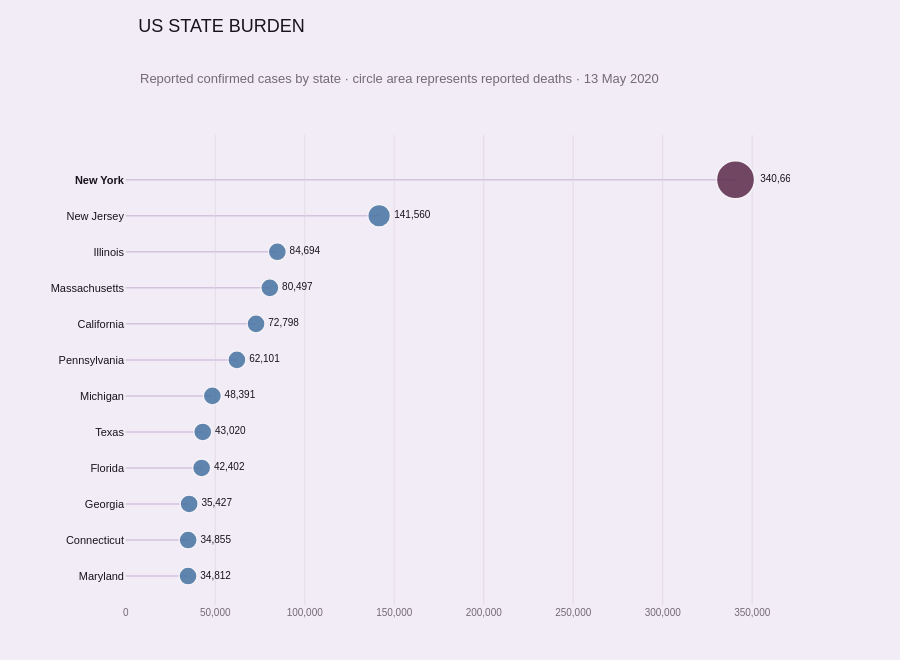

Notebook cell for this chart:
### Code cell
# -------------------------------------------------------------------
# US state burden profile
# Position = reported confirmed cases
# Bubble area = reported deaths
# Historical snapshot: 13 May 2020
# -------------------------------------------------------------------

top_states = (
    state_summary
    .head(12)
    .sort_values("confirmed")
    .copy()
)

# Bubble area is proportional to reported deaths.
max_deaths = max(top_states["deaths"].max(), 1)

size_ref = (
    2.0 * max_deaths
    / (38 ** 2)
)

# Highlight New York because it dominated the historical snapshot.
point_colors = [
    PALETTE["deep_plum"]
    if state == "New York"
    else PALETTE["confirmed"]
    for state in top_states["province_state"]
]

# Slightly emphasize New York in the state labels as well.
state_labels = [
    f"<b>{state}</b>"
    if state == "New York"
    else state
    for state in top_states["province_state"]
]


fig = go.Figure()


# Fine horizontal guide lines create a ranked "signal field".
for _, row in top_states.iterrows():
    fig.add_shape(
        type="line",
        x0=0,
        x1=row["confirmed"],
        y0=row["province_state"],
        y1=row["province_state"],
        xref="x",
        yref="y",
        line=dict(
            color="rgba(167, 139, 191, 0.42)",
            width=1.5,
        ),
        layer="below",
    )


# State markers
fig.add_trace(
    go.Scatter(
        x=top_states["confirmed"],
        y=top_states["province_state"],
        mode="markers+text",

        marker=dict(
            size=top_states["deaths"],
            sizemode="area",
            sizeref=size_ref,
            sizemin=9,
            color=point_colors,
            opacity=0.82,
            line=dict(
                color=PALETTE["paper"],
                width=1.4,
            ),
        ),

        text=top_states["confirmed"].map(
            lambda x: f"{x:,.0f}"
        ),

        textposition="middle right",

        textfont=dict(
            family="Arial",
            size=10,
            color=PALETTE["ink"],
        ),

        customdata=top_states[
            ["deaths"]
        ].values,

        hovertemplate=(
            "<b>%{y}</b><br><br>"
            "Confirmed cases: %{x:,.0f}<br>"
            "Reported deaths: %{customdata[0]:,.0f}"
            "<extra></extra>"
        ),

        showlegend=False,
    )
)


fig.update_layout(
    title=dict(
        text="US STATE BURDEN",
        x=0.02,
        xref="paper",
        xanchor="left",
        y=0.97,
        yanchor="top",
        font=dict(
            family="Arial",
            size=18,
            color=PALETTE["ink"],
        ),
    ),

    paper_bgcolor=PALETTE["panel_lilac"],
    plot_bgcolor=PALETTE["panel_lilac"],

    height=660,

    margin=dict(
        l=125,
        r=110,
        t=135,
        b=55,
    ),

    font=dict(
        family="Arial",
        color=PALETTE["ink"],
    ),
)


# Editorial subtitle
fig.add_annotation(
    text=(
        "Reported confirmed cases by state · "
        "circle area represents reported deaths · "
        "13 May 2020"
    ),
    x=0.02,
    y=1.10,
    xref="paper",
    yref="paper",
    xanchor="left",
    yanchor="bottom",
    showarrow=False,
    font=dict(
        family="Arial",
        size=13,
        color=PALETTE["muted"],
    ),
)


fig.update_xaxes(
    title="",
    showgrid=True,
    gridcolor=PALETTE["grid"],
    gridwidth=0.7,
    zeroline=False,
    tickformat=",",
    tickfont=dict(
        size=10,
        color=PALETTE["muted"],
    ),
)


fig.update_yaxes(
    title="",
    showgrid=False,
    tickmode="array",
    tickvals=top_states["province_state"],
    ticktext=state_labels,
    tickfont=dict(
        size=11,
        color=PALETTE["ink"],
    ),
)


fig.show()

### Figure 1 — Plotly figure (JSON) as saved in the notebook; plotly's stock layout.template omitted (floating-point values rounded to 4 significant figures)
{"data": [{"customdata": [[1809], [3125], [1517], [1827], [1172], [4714], [4094], [2957], [5315], [3792], [9714], [27477]], "hovertemplate": "<b>%{y}</b><br><br>Confirmed cases: %{x:,.0f}<br>Reported deaths: %{customdata[0]:,.0f}<extra></extra>", "marker": {"color": ["#3F6FA0", "#3F6FA0", "#3F6FA0", "#3F6FA0", "#3F6FA0", "#3F6FA0", "#3F6FA0", "#3F6FA0", "#3F6FA0", "#3F6FA0", "#3F6FA0", "#552244"], "line": {"color": "#F7F4F7", "width": 1.4}, "opacity": 0.82, "size": [1809, 3125, 1517, 1827, 1172, 4714, 4094, 2957, 5315, 3792, 9714, 27477], "sizemin": 9, "sizemode": "area", "sizeref": 38.06}, "mode": "markers+text", "showlegend": false, "text": ["34,812", "34,855", "35,427", "42,402", "43,020", "48,391", "62,101", "72,798", "80,497", "84,694", "141,560", "340,661"], "textfont": {"color": "#17131F", "family": "Arial", "size": 10}, "textposition": "middle right", "type": "scatter", "x": [34812, 34855, 35427, 42402, 43020, 48391, 62101, 72798, 80497, 84694, 141560, 340661], "y": ["Maryland", "Connecticut", "Georgia", "Florida", "Texas", "Michigan", "Pennsylvania", "California", "Massachusetts", "Illinois", "New Jersey", "New York"]}], "layout": {"annotations": [{"font": {"color": "#746A78", "family": "Arial", "size": 13}, "showarrow": false, "text": "Reported confirmed cases by state · circle area represents reported deaths · 13 May 2020", "x": 0.02, "xanchor": "left", "xref": "paper", "y": 1.1, "yanchor": "bottom", "yref": "paper"}], "font": {"color": "#17131F", "family": "Arial"}, "height": 660, "margin": {"b": 55, "l": 125, "r": 110, "t": 135}, "paper_bgcolor": "#F2ECF6", "plot_bgcolor": "#F2ECF6", "shapes": [{"layer": "below", "line": {"color": "rgba(167, 139, 191, 0.42)", "width": 1.5}, "type": "line", "x0": 0, "x1": 34812, "xref": "x", "y0": "Maryland", "y1": "Maryland", "yref": "y"}, {"layer": "below", "line": {"color": "rgba(167, 139, 191, 0.42)", "width": 1.5}, "type": "line", "x0": 0, "x1": 34855, "xref": "x", "y0": "Connecticut", "y1": "Connecticut", "yref": "y"}, {"layer": "below", "line": {"color": "rgba(167, 139, 191, 0.42)", "width": 1.5}, "type": "line", "x0": 0, "x1": 35427, "xref": "x", "y0": "Georgia", "y1": "Georgia", "yref": "y"}, {"layer": "below", "line": {"color": "rgba(167, 139, 191, 0.42)", "width": 1.5}, "type": "line", "x0": 0, "x1": 42402, "xref": "x", "y0": "Florida", "y1": "Florida", "yref": "y"}, {"layer": "below", "line": {"color": "rgba(167, 139, 191, 0.42)", "width": 1.5}, "type": "line", "x0": 0, "x1": 43020, "xref": "x", "y0": "Texas", "y1": "Texas", "yref": "y"}, {"layer": "below", "line": {"color": "rgba(167, 139, 191, 0.42)", "width": 1.5}, "type": "line", "x0": 0, "x1": 48391, "xref": "x", "y0": "Michigan", "y1": "Michigan", "yref": "y"}, {"layer": "below", "line": {"color": "rgba(167, 139, 191, 0.42)", "width": 1.5}, "type": "line", "x0": 0, "x1": 62101, "xref": "x", "y0": "Pennsylvania", "y1": "Pennsylvania", "yref": "y"}, {"layer": "below", "line": {"color": "rgba(167, 139, 191, 0.42)", "width": 1.5}, "type": "line", "x0": 0, "x1": 72798, "xref": "x", "y0": "California", "y1": "California", "yref": "y"}, {"layer": "below", "line": {"color": "rgba(167, 139, 191, 0.42)", "width": 1.5}, "type": "line", "x0": 0, "x1": 80497, "xref": "x", "y0": "Massachusetts", "y1": "Massachusetts", "yref": "y"}, {"layer": "below", "line": {"color": "rgba(167, 139, 191, 0.42)", "width": 1.5}, "type": "line", "x0": 0, "x1": 84694, "xref": "x", "y0": "Illinois", "y1": "Illinois", "yref": "y"}, {"layer": "below", "line": {"color": "rgba(167, 139, 191, 0.42)", "width": 1.5}, "type": "line", "x0": 0, "x1": 141560, "xref": "x", "y0": "New Jersey", "y1": "New Jersey", "yref": "y"}, {"layer": "below", "line": {"color": "rgba(167, 139, 191, 0.42)", "width": 1.5}, "type": "line", "x0": 0, "x1": 340661, "xref": "x", "y0": "New York", "y1": "New York", "yref": "y"}], "title": {"font": {"color": "#17131F", "family": "Arial", "size": 18}, "text": "US STATE BURDEN", "x": 0.02, "xanchor": "left", "xref": "paper", "y": 0.97, "yanchor": "top"}, "xaxis": {"gridcolor": "#DED5DF", "gridwidth": 0.7, "showgrid": true, "tickfont": {"color": "#746A78", "size": 10}, "tickformat": ",", "title": {"text": ""}, "zeroline": false}, "yaxis": {"showgrid": false, "tickfont": {"color": "#17131F", "size": 11}, "tickmode": "array", "ticktext": ["Maryland", "Connecticut", "Georgia", "Florida", "Texas", "Michigan", "Pennsylvania", "California", "Massachusetts", "Illinois", "New Jersey", "<b>New York</b>"], "tickvals": ["Maryland", "Connecticut", "Georgia", "Florida", "Texas", "Michigan", "Pennsylvania", "California", "Massachusetts", "Illinois", "New Jersey", "New York"], "title": {"text": ""}}}}
